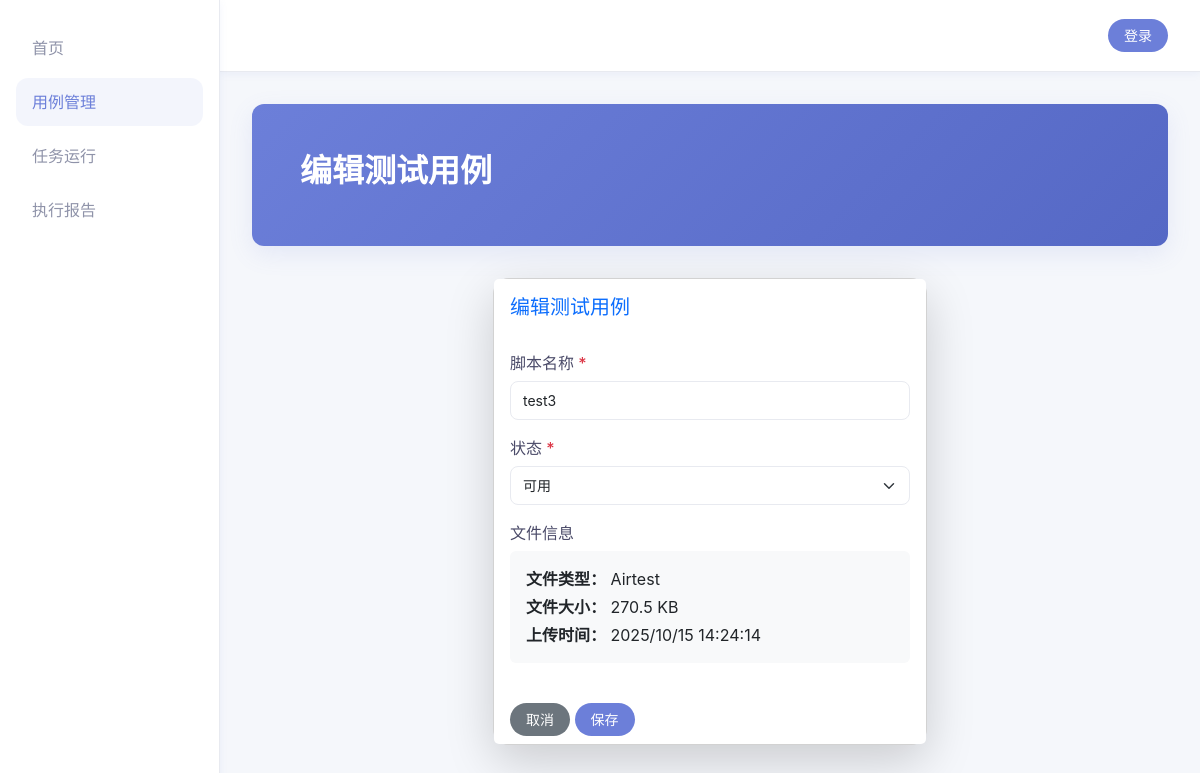
The app's page /cases/edit/8/ with its own data.
### cases/models.py (models this page shows, shortened)
class TestCase(models.Model):
    FILE_TYPE_CHOICES = [
        ('python', 'Python'),
        ('airtest', 'Airtest'),
    ]
    STATUS_CHOICES = [
        ('available', '可用'),
        ('unavailable', '不可用'),
        ('processing', '处理中'),
    ]
    name = models.CharField(max_length=255, verbose_name="脚本名称")
    file_path = models.CharField(max_length=500, verbose_name="文件路径")
    file_type = models.CharField(max_length=10, choices=FILE_TYPE_CHOICES, verbose_name="文件类型")
    file_size = models.IntegerField(verbose_name="文件大小(字节)")
    upload_time = models.DateTimeField(default=timezone.now, verbose_name="上传时间")
    status = models.CharField(max_length=20, choices=STATUS_CHOICES, default='processing', verbose_name="状态")
    class Meta:
        verbose_name = "测试用例"
        verbose_name_plural = "测试用例"
        ordering = ['-upload_time']
    def get_file_size_display(self):
        if self.file_size < 1024:
            return f"{self.file_size} B"
        elif self.file_size < 1024 * 1024:
            return f"{self.file_size / 1024:.1f} KB"
        else:
            return f"{self.file_size / (1024 * 1024):.1f} MB"

### cases/views.py (the view)
# urls.py: path('edit/<int:case_id>/', views.edit_test_case, name='edit_test_case'),  # 编辑测试用例
def edit_test_case(request, case_id):
    test_case = get_object_or_404(TestCase, id=case_id)
    if request.method == 'POST':
        form = TestCaseEditForm(request.POST, instance=test_case)
        if form.is_valid():
            try:
                form.save()
                if request.headers.get('X-Requested-With') == 'XMLHttpRequest':
                    return JsonResponse({
                        'success': True,
                        'message': f"测试用例 '{test_case.name}' 更新成功！",
                        'test_case': {
                            'id': test_case.id,
                            'name': test_case.name,
                            'status': test_case.get_status_display(),
                            'status_class': test_case.status
                        }
                    })
                messages.success(request, f"测试用例 '{test_case.name}' 更新成功！")
                return redirect('cases:case_list')
            except Exception as e:
                if request.headers.get('X-Requested-With') == 'XMLHttpRequest':
                    return JsonResponse({
                        'success': False,
                        'message': f"更新失败：{str(e)}"
                    })
                messages.error(request, f"更新失败：{str(e)}")
        else:
            error_messages = []
            for field, errors in form.errors.items():
                for error in errors:
                    error_messages.append(error)
            if request.headers.get('X-Requested-With') == 'XMLHttpRequest':
                return JsonResponse({
                    'success': False,
                    'message': f"更新失败：{'; '.join(error_messages)}"
                })
    else:
        form = TestCaseEditForm(instance=test_case)
    return render(request, 'cases/edit_test_case.html', {
        'form': form,
        'test_case': test_case,
        'nav': 'cases'
    })

### cases/forms.py (shortened to what this page needs)
class TestCaseEditForm(forms.ModelForm):
    class Meta:
        model = TestCase
        fields = ['name', 'status']
        widgets = {
            'name': forms.TextInput(attrs={
                'class': 'form-control',
                'placeholder': '请输入脚本名称',
                'required': True
            }),
            'status': forms.Select(attrs={
                'class': 'form-select',
                'required': True
            })
        }
    def __init__(self, *args, **kwargs):
        super().__init__(*args, **kwargs)
        self.fields['status'].choices = [
            ('available', '可用'),
            ('unavailable', '不可用'),
        ]

### templates/cases/edit_test_case.html (shortened to what this page needs)
{% extends 'base.html' %}
{% load static %}
{% block extra_css %}
<link rel="stylesheet" href="{% static 'cases/css/cases.css' %}">
{% endblock %}
{% block banner %}
<section class="banner">
    <h1>编辑测试用例</h1>
</section>
{% endblock %}
{% block content %}
<div class="container">
    <div class="row justify-content-center">
        <div class="col-md-6">
            <div class="card shadow-lg rounded-4">
                <div class="card-header border-0 bg-white py-3">
                    <h5 class="card-title mb-0 text-primary">编辑测试用例</h5>
                </div>
                <div class="card-body">
                    <form method="post" id="editForm">
                        <div class="mb-3">
                            <label for="{{ form.name.id_for_label }}" class="form-label">脚本名称 <span class="text-danger">*</span></label>
                            {{ form.name }}
                        </div>
                        <div class="mb-3">
                            <label for="{{ form.status.id_for_label }}" class="form-label">状态 <span class="text-danger">*</span></label>
                            {{ form.status }}
                        </div>
                        <div class="mb-3">
                            <label class="form-label">文件信息</label>
                            <div class="p-3 bg-light rounded">
                                <p class="mb-1"><strong>文件类型：</strong> {{ test_case.get_file_type_display }}</p>
                                <p class="mb-1"><strong>文件大小：</strong> {{ test_case.get_file_size_display }}</p>
                                <p class="mb-0"><strong>上传时间：</strong> {{ test_case.upload_time|date:"Y/m/d H:i:s" }}</p>
                            </div>
                        </div>
                    </form>
                </div>
                <div class="card-footer border-0 bg-white">
                    <a href="{% url 'cases:case_list' %}" class="btn btn-secondary rounded-pill px-3">取消</a>
                    <button type="submit" form="editForm" class="btn btn-primary rounded-pill px-3" id="saveBtn">
                        <span id="saveBtnText">保存</span>
                    </button>
                </div>
            </div>
        </div>
    </div>
</div>
{% endblock %}

### static/css/core.css (style rules this page uses)
:root { --primary: #6c7fd9; --primary-dark: #5568c5; --success: #4caf93; --warning: #ffb74d; --danger: #f4436c; --bg: #f5f7fb; --card-bg: #ffffff; --text: #4a4a68; --muted: #8f93a9; --border: #e8eaf0; --shadow-sm: 0 2px 8px rgba(108, 127, 217, 0.08); --shadow-lg: 0 8px 24px rgba(108, 127, 217, 0.12); --radius: 12px; }
body { margin: 0; font-family: "Inter", -apple-system, BlinkMacSystemFont, "Segoe UI", Roboto, "Helvetica Neue", Arial, sans-serif; background: var(--bg); color: var(--text); -webkit-font-smoothing: antialiased; }
.banner { background: linear-gradient(135deg, var(--primary) 0%, var(--primary-dark) 100%); color: #fff; padding: 48px; border-radius: var(--radius); box-shadow: var(--shadow-lg); margin-bottom: 32px; }
.banner h1 { margin: 0 0 8px; font-size: 2rem; font-weight: 600; }
.btn { border: none; border-radius: 20px; padding: 6px 16px; font-size: 14px; cursor: pointer; transition: all .2s; }
.btn-primary { background: var(--primary); color: #fff; }

### static/cases/css/cases.css (style rules this page uses)
.btn { border: none; border-radius: 20px; padding: 6px 16px; font-size: 14px; cursor: pointer; transition: all .2s; }
.btn-primary { background: var(--primary); color: #fff; }
.form-control { border-radius: 8px; border: 1px solid var(--border); padding: 8px 12px; font-size: 14px; }
.form-select { border-radius: 8px; border: 1px solid var(--border); padding: 8px 12px; font-size: 14px; }
.form-label { font-weight: 500; color: var(--text); margin-bottom: 6px; }

### records on screen
TestCase: name "test3", status "可用", file_type "Airtest", file_size "270.5 KB", upload_time "2025/10/15 14:24:14"
